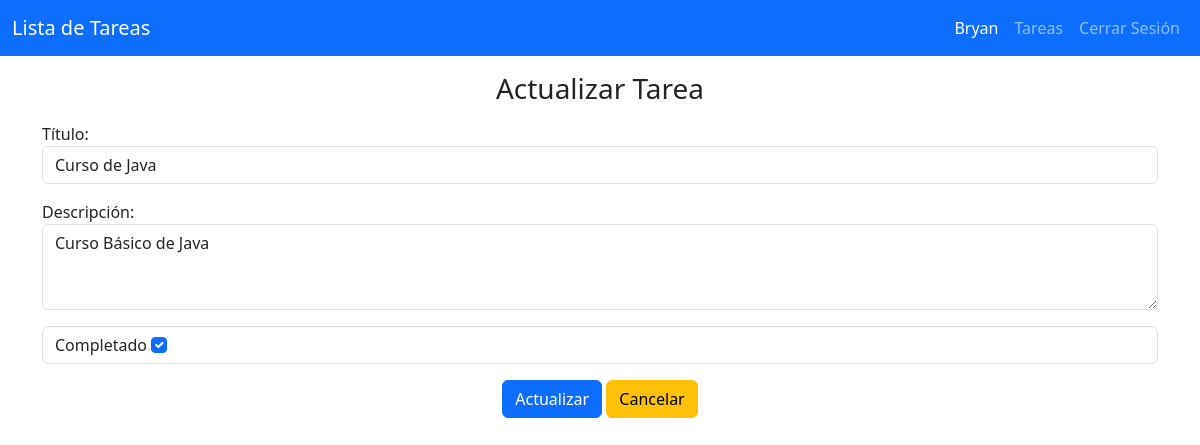
The app's page /todo/update/6 (signed in) with its own data.
### todor/models.py (models this page shows, shortened)
class User(db.Model):
    id = db.Column(db.Integer, primary_key  = True)
    username = db.Column(db.String(20), unique = True, nullable =  False)
    password = db.Column(db.Text, nullable = False)

class Todo(db.Model):
    id = db.Column(db.Integer, primary_key  = True)
    created_by = db.Column(db.Integer, db.ForeignKey('user.id'), nullable = False)  # agregando una relación de uno a muchos entre las tablas user y todo
    title = db.Column(db.String(100), nullable =  False)
    description = db.Column(db.Text)
    state = db.Column(db.Boolean, default = False)

### todor/todo.py (the view)
@bp.route('/update/<int:id>', methods=('GET','POST'))
@login_required
def update(id):
    todo = get_todo(id)
    if request.method == 'POST':
        todo.title = request.form['title']
        todo.description = request.form['description']
        todo.state = True if request.form.get('state') == 'on' else False
        db.session.commit()
        return redirect(url_for('todo.index'))
    return render_template('todo/update.html', todo = todo)

### todor/auth.py (called while the page is built)
@bp.before_app_request
def load_logged_in_user():
    user_id = session.get('user_id')
    if user_id is None:
        g.user = None
    else:
        g.user = User.query.get_or_404(user_id)

def login_required(view):
    @functools.wraps(view)
    def wrapped_view(**kwargs):
        if g.user is None:
            return redirect(url_for('auth.login'))
        return view(**kwargs)
    return wrapped_view

### todor/todo.py (called while the page is built)
def get_todo(id):
    todo = Todo.query.get_or_404(id)
    return todo

### todor/templates/todo/update.html
{% extends 'base.html' %}
{% block content %}
<section class="container-sm">
    <h3 class="text-center mt-3 mb-3">{% block title %} Actualizar Tarea {% endblock %}</h3>
    <form action="" method="post">
        <div class="form-group">
            <label for="title">Título: </label>
            <input type="text" class="form-control" name="title" id="title" value="{{ todo.title }}" required>
        </div>
        <div class="form-group mt-3">
            <label for="description">Descripción: </label>
            <textarea class="form-control" name="description" id="description" rows="3">{{ todo.description }}</textarea>
        </div>
        <div class="form-control mt-3">
            <label for="state">Completado</label>
            <input class="form-check-input" type="checkbox" name="state" id="state" {% if todo.state == true %} checked {% endif %}>
        </div>
        <div class="text-center mt-3">
            <input type="submit" class="btn btn-primary" value="Actualizar">
            <a href="{{ url_for('todo.index') }}" class="btn btn-warning">Cancelar</a>
        </div>
    </form>
</section>
{% endblock %}

### todor/templates/base.html (shortened to what this page needs)
<!DOCTYPE html>
<html lang="es">
<head>
    <link href="https://cdn.jsdelivr.net/npm/bootstrap@5.3.3/dist/css/bootstrap.min.css" rel="stylesheet">
</head>
<body>
    <nav class="navbar navbar-expand-sm navbar-primary bg-primary" data-bs-theme="dark">
        <div class="container-fluid">
          {% if g.user %}
          <a class="navbar-brand" href="{{ url_for('todo.index') }}">Lista de Tareas</a>
          {% else %}
          <a class="navbar-brand" href="{{ url_for('index') }}">Lista de Tareas</a>
          {% endif %}
          <div class="collapse navbar-collapse justify-content-end" id="navbarNav">
            <ul class="navbar-nav">
              {% if g.user %}
              <li class="nav-item">
                <span class="nav-link active"> {{ g.user.username }} </span>
              </li>
              <li class="nav-item">
                <a class="nav-link" href="{{ url_for('todo.index') }}">Tareas</a>
              </li>
              <li class="nav-item">
                <a class="nav-link" href="{{ url_for('auth.logout') }}">Cerrar Sesión</a>
              </li>
              {% endif %}
            </ul>
          </div>
        </div>
    </nav>
    {% block content %}
    {% endblock %}
</body>
</html>

### records on screen
User: user.username "Bryan"
Todo: title "Curso de Java", description "Curso Básico de Java", state "☑"
